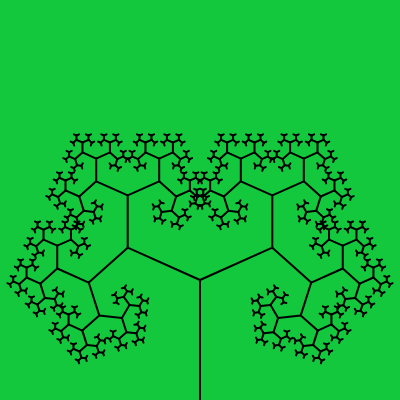
Frame 1 (no input)
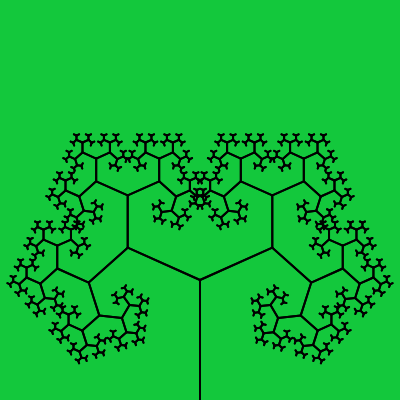
Frame 2 (the mouse pressed at the canvas centre, redrawn once)

The p5.js sketch that drew these frames (run headless with seeded random() and noise() and a simulated clock; the mouse was pressed at the canvas centre and the sketch redrawn once):

// p5.js sketch
// ── sketch.js
// useing transforamtions
// make 1 brach at a time. (so you don't have to go back and draw branches)
// computer keeps track using push and pop
// push forward and pop back

//define angle
var angle;

function setup() {
  createCanvas(400, 400);
  background(19, 200, 60);
  stroke(0);
  strokeWeight(2);
  noLoop();
}


function draw() {

  angle = 20;
  //start from the bottom, center of the canvas (using translate as not to complicate things by using X, Y coordinates
  //this will be a global tranlates to all function as it is in the draw and called before the function
  translate(width / 2, height);

  //call function
  branch(120);

}


//this will draw an individual branch
function branch(length) {

  //draw a sinle line
  line(0, 0, 0, -length);
  // move line to end of the single line
  translate(0, -length);
  //shrink the line
  length *= 0.66;

  //now for getting fractaul
  if (length > 2) {

    //log where you push the whole thing
    push();
    rotate(angle);
    branch(length)
    pop();

    //repeat for other side
    push();
    rotate(-angle);
    branch(length)
    pop();
  }



}
